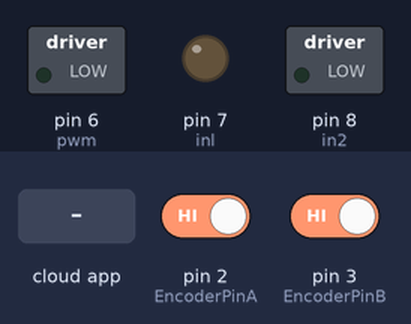
The sketch below on a simulated Arduino Uno, built with avr-gcc and run on an emulated ATmega328P. On the bench: switched loads named in the sketch (green lamp = pin HIGH), output pins drawn as LEDs (lit = HIGH). The inputs (shaded band) are chosen by the test bench; at power-on: pin 2 (EncoderPinA) HIGH, pin 3 (EncoderPinB) HIGH. The ROS host is connected and sends only what is stated.

Above: at 1.2 s.
1.3 s: the phone or cloud app sets setpoint to -100
At 3.2 s:
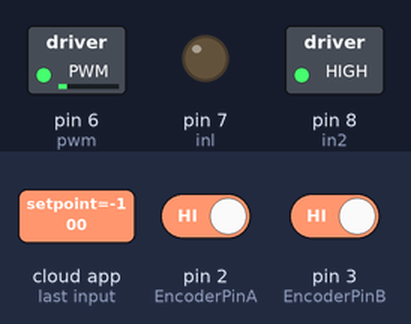
At 4.15 s:
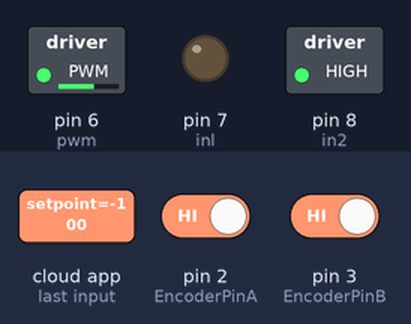
4.3 s: the phone or cloud app sets setpoint to 100
At 5.1 s:
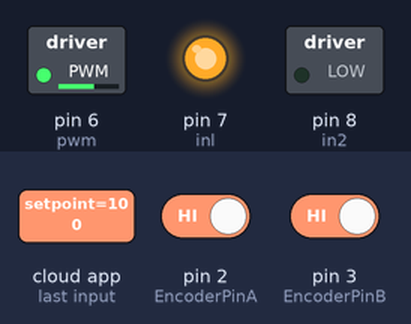
Timing chart, 0 to 15.4 s (numbered marks = the images above; inputs shaded):
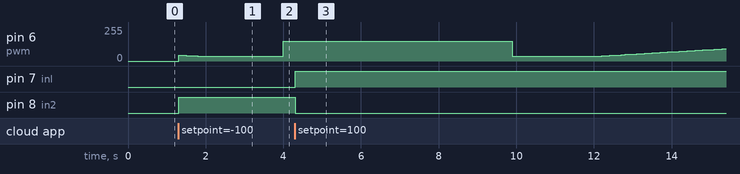

Measured:
- after the input at 1.3 s, pin 6 (pwm): 0/255 → 45/255 at once, → 43/255 0.10 s later, → 41/255 0.10 s later, → 40/255 0.10 s later, … (8 changes in this stretch); pin 8 (in2): LOW → HIGH at once
- after the input at 4.3 s, pin 7 (inl): LOW → HIGH at once; pin 8 (in2): HIGH → LOW at once

The sketch:

sub_motor.ino
```cpp
#include <SimpleTimer.h>
#include <ros.h>
#include <std_msgs/Float64MultiArray.h>
#include <std_msgs/Float64.h>

#define pwm 6
#define inl 7
#define in2 8
#define EncoderPinA 2 //Encoder Channel A
#define EncoderPinB 3 //Encoder Channel B

ros::NodeHandle nh;
std_msgs::Float64 position_feedback;

//Timer Object
SimpleTimer timer;

//Timer interval Length in 100 ms
const int timerInterval = 100L;

//Output PWM control signal for motor
unsigned char pwmOutput = 0;
unsigned char outMax = 150, outMin = 35;
//Input Speed in RPM
float motor_position = 0.0;
float SpeedRPM = 0.0;
//Required Speed in RPM
int Setpoint = 0;
//PID tuning parameters
float Kp = 2.11, Ki = 0.00017, Kd = 0.00057; // 30 degrees constants
//float Kp = 2.38, Ki = 0.0006, Kd = 0.00008; // 30 degrees constants
float iTerm = 0.0, dTerm = 0.0, prevIntegration = 0.0;
float currentError = 0.0, prevError = 0.0;

//Encoder Counter
volatile signed long encoderCount = 0;
//Encoder Pin B pervious Value
bool perviousPinB = LOW;
//Encoder Pulse Per Gearbox output Revolution
const float encoderPPR = 800.0;

void JointStates_callback(const std_msgs::Float64& joint_angle)
{
  Setpoint = joint_angle.data;
}

ros::Subscriber<std_msgs::Float64> JointStates_subscriber("setpoint", JointStates_callback);
ros::Publisher position_publisher("feedback_position", &position_feedback);

void setup() {
  // put your setup code here, to run once:
  pinMode(pwm,OUTPUT);
  pinMode(inl, OUTPUT);
  pinMode(in2, OUTPUT);
  pinMode(EncoderPinA, INPUT_PULLUP);
  pinMode(EncoderPinB, INPUT_PULLUP);

  attachInterrupt(0, EncoderEvent, CHANGE);
  attachInterrupt(1, EncoderEvent, CHANGE);

  //Setting Timer to read motor Speed every 100 msec
  timer.setInterval(timerInterval, timerRoutine);

  nh.getHardware()->setBaud(115200);
  nh.initNode();
  nh.subscribe(JointStates_subscriber);
  nh.advertise(position_publisher);

}

int EncoderEvent()
{
  /* the function works to compare between the state of each encoder in a two channel encoder to know which direction the motor is rotating */

  if (digitalRead(EncoderPinA) == HIGH)
  {
    if (digitalRead(EncoderPinB) == LOW && perviousPinB == LOW)
    {
      // clockwise direction
      encoderCount++;
      // motorDirection = 'CW';
      perviousPinB = LOW;
    }
    else if (digitalRead(EncoderPinB) == HIGH && perviousPinB == LOW)
    {
      // clockwise direction
      encoderCount++;
      // motorDirection = 'CW';
      perviousPinB = HIGH;
    }
    else if (digitalRead(EncoderPinB) == LOW && perviousPinB == HIGH)
    {
      // counter-clockwise direction
      encoderCount--;
      // motorDirection = 'CCW';
      perviousPinB = LOW;
    }
    else if (digitalRead(EncoderPinB) == HIGH && perviousPinB == HIGH)
    {
      // counter-clockwise direction
      encoderCount--;
      // motorDirection = 'CCW';
      perviousPinB = HIGH;
    }
  }
  else
  { // if (digitalRead(EncoderPinA) == LOW)

    if (digitalRead(EncoderPinB) == LOW && perviousPinB == LOW)
    {
      // counter-clockwise direction
      encoderCount--;
      // motorDirection = 'CCW';
      perviousPinB = LOW;
    }
    else if (digitalRead(EncoderPinB) == HIGH && perviousPinB == LOW)
    {
      // counter-clockwise direction
      encoderCount--;
      // motorDirection = 'CCW';
      perviousPinB = HIGH;
    }
    else if (digitalRead(EncoderPinB) == LOW && perviousPinB == HIGH)
    {
      // clockwise direction
      encoderCount++;
      // motorDirection = 'CW';
      perviousPinB = LOW;
    }
    else if (digitalRead(EncoderPinB) == HIGH && perviousPinB == HIGH)
    {
      // clockwise direction
      encoderCount++;
      // motorDirection = 'CW';
      perviousPinB = HIGH;
    }
  }
}

void timerRoutine ()
{
  motor_position = (encoderCount/encoderPPR)*360;
  currentError = Setpoint - motor_position;

  iTerm = prevIntegration + 0.5 * Ki * (currentError + prevError) * timerInterval;
  dTerm = Kd * (currentError - prevError) / timerInterval;

  pwmOutput = Kp * currentError + iTerm + dTerm;
  position_feedback.data = motor_position;
  position_publisher.publish(&position_feedback);


  if (pwmOutput > outMax)
  {
    pwmOutput = outMax;
  }

  else if (pwmOutput < outMin)
  {
    pwmOutput = outMin;
  }

  if (currentError > 0)
  {
  analogWrite(pwm, pwmOutput);
  digitalWrite(inl, HIGH);
  digitalWrite(in2, LOW);
  }

  if (currentError < 0)
  {
  analogWrite(pwm, pwmOutput);
  digitalWrite(inl, LOW);
  digitalWrite(in2, HIGH);
  }

  prevError = currentError;
  prevIntegration = iTerm;
}

void loop()
{
  timer.run();
  nh.spinOnce();
  delay(1);
}
```
